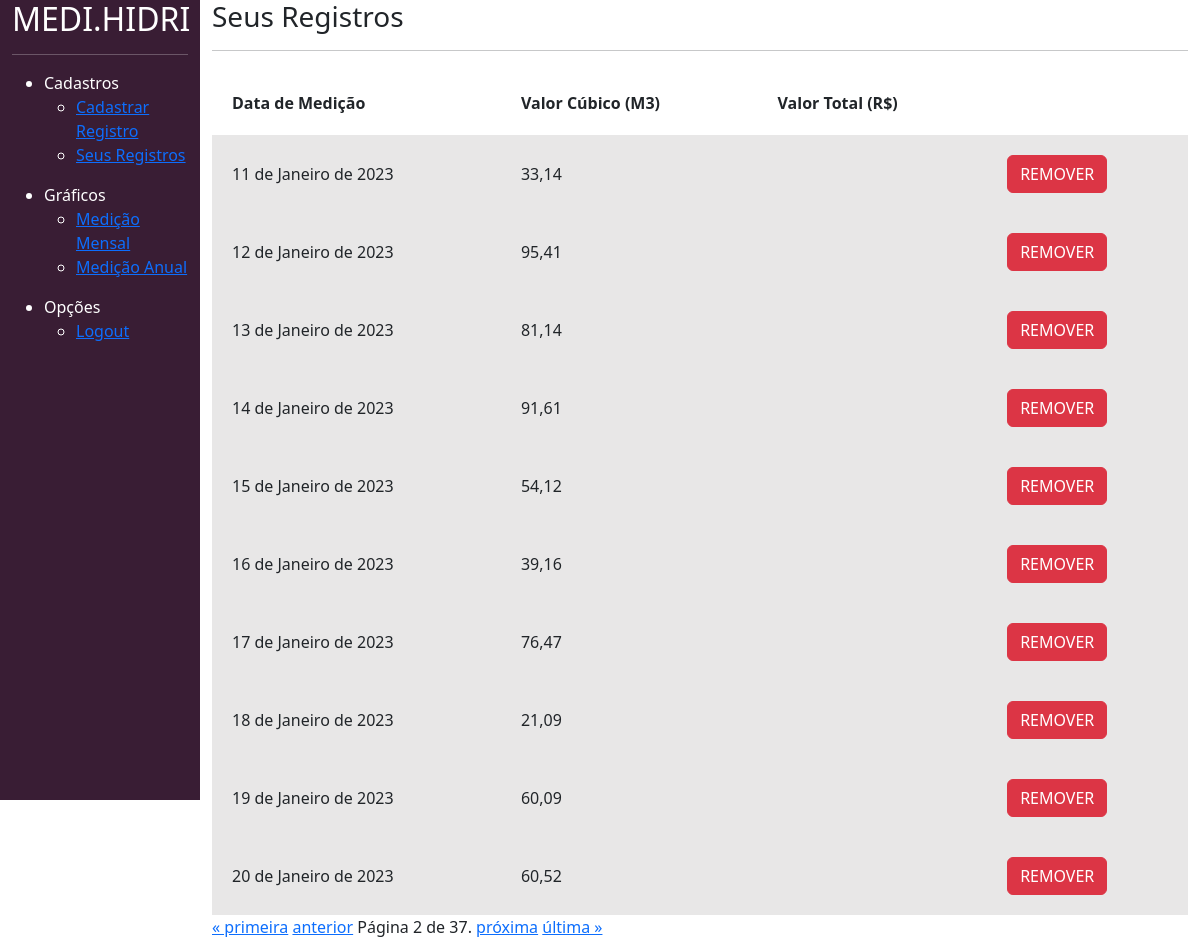
The app's page /divulgar/seus_registros/?page=2 (signed in) with its own data.
### divulgar/models.py (models this page shows)
class Medicao(models.Model):
    usuario = models.ForeignKey(User, on_delete=models.DO_NOTHING)
    dt      = models.DateField(default=datetime.now)
    m3      = models.FloatField()
    total   = models.FloatField()

### divulgar/views.py (the view)
# urls.py: path('seus_registros/', views.seus_registros, name="seus_registros"),
@login_required
def seus_registros(request):
    if request.method == "GET":
        medicao = Medicao.objects.filter(usuario=request.user).order_by('dt')
        paginator = Paginator(medicao, 10)  # 10 itens por página
        page_number = request.GET.get('page')
        page = paginator.get_page(page_number)
        brazilian_locale = babel.Locale('pt_BR')
        for m in page:
            m.m3_formatado = "{:.2f}".format(decimal.Decimal(m.m3)).replace('.', ',')
            m.total_formatado = numbers.format_currency(m.total, 'BRL', locale=brazilian_locale)
        return render(request, 'seus_registros.html', {'medicao': page})

### divulgar/templates/seus_registros.html (shortened to what this page needs)
{% load static %}
<!doctype html>
<html lang="pt-BR">
<head>
    <link href="https://cdn.jsdelivr.net/npm/bootstrap@5.3.0-alpha1/dist/css/bootstrap.min.css" rel="stylesheet">
    <link href="{% static 'usuarios/css/cadastro.css' %}" rel="stylesheet">
    <link href="{% static 'divulgar/css/seus_registros.css' %}" rel="stylesheet">
</head>
<body>
<div class="container-fluid">
    <div class="row">
        <div class="col-md-2 bg-side sidebar">
            <h2>MEDI.HIDRI</h2>
            <hr>
            <ul>
                <li>Cadastros</li>
                <ul>
                    <li><a href="{% url 'novo_registro' %}" rel="stylesheet"> Cadastrar Registro </a></li>
                </ul>
                <ul>
                    <li><a href="{% url 'seus_registros' %}" rel="stylesheet"> Seus Registros </a></li>
                </ul>
            </ul>
            <ul>
                <li>Gráficos</li>
                <ul>
                    <li><a href="{% url 'dashboard' %}" rel="stylesheet"> Medição Mensal </a></li>
                </ul>
                <ul>
                    <li><a href="{% url 'dashboard_totalizado' %}" rel="stylesheet"> Medição Anual </a></li>
                </ul>
            </ul>
            <ul>
                <li>Opções</li>
                <ul>
                    <li><a href="{% url 'sair' %}" rel="stylesheet"> Logout </a></li>
                </ul>
            </ul>
        </div>
        <div class="col-md">
            <div class="wrapper">
                <div class="box width80">
                    <h3 class="font-vinho">Seus Registros</h3>
                    <hr>
                    <table class="tabela" cellpadding="20">
                        <tr>
                            <th>Data de Medição</th>
                            <th>Valor Cúbico (M3)</th>
                            <th>Valor Total (R$)</th>
                        </tr>
                        {% for medicao in medicao %}
                            <tr class="tabela-linha">
                                <td>{{ medicao.dt }}</td>
                                <td>{{ medicao.m3_formatado }}</td>
                                <td>{{ medicao.total_formatado }}</td>
                                <td>
                                    <a href="{% url 'remover_registro' medicao.id %}" class="btn btn-danger">REMOVER</a>
                                </td>
                            </tr>
                        {% endfor %}
                    </table>
                </div>
            </div>
            <div class="pagination">
            <span class="step-links">
                {% if medicao.has_previous %}
                    <a href="?page=1">&laquo; primeira</a>
                    <a href="?page={{ medicao.previous_page_number }}">anterior</a>
                {% endif %}
                <span class="current">
                    Página {{ medicao.number }} de {{ medicao.paginator.num_pages }}.
                </span>
                {% if medicao.has_next %}
                    <a href="?page={{ medicao.next_page_number }}">próxima</a>
                    <a href="?page={{ medicao.paginator.num_pages }}">última &raquo;</a>
                {% endif %}
            </span>
        </div>
        </div>
    </div>
</div>
</body>
</html>

### templates/static/usuarios/css/cadastro.css (style rules this page uses)
.bg-side { background-color: #391D34; color: white; height: 100vh; }

### templates/static/divulgar/css/seus_registros.css (style rules this page uses)
.tabela { width: 100%; margin-top: 20px; }
.tabela-linha { background-color: #e8e7e7; }

### records on screen
Medicao: dt "11 de Janeiro de 2023", m3_formatado "33,14"
Medicao: dt "12 de Janeiro de 2023", m3_formatado "95,41"
Medicao: dt "13 de Janeiro de 2023", m3_formatado "81,14"
Medicao: dt "14 de Janeiro de 2023", m3_formatado "91,61"
Medicao: dt "15 de Janeiro de 2023", m3_formatado "54,12"
Medicao: dt "16 de Janeiro de 2023", m3_formatado "39,16"
Medicao: dt "17 de Janeiro de 2023", m3_formatado "76,47"
Medicao: dt "18 de Janeiro de 2023", m3_formatado "21,09"
Medicao: dt "19 de Janeiro de 2023", m3_formatado "60,09"
Medicao: dt "20 de Janeiro de 2023", m3_formatado "60,52"

### other values on screen
{{ medicao.number }} "2"
{{ medicao.paginator.num_pages }} "37"
